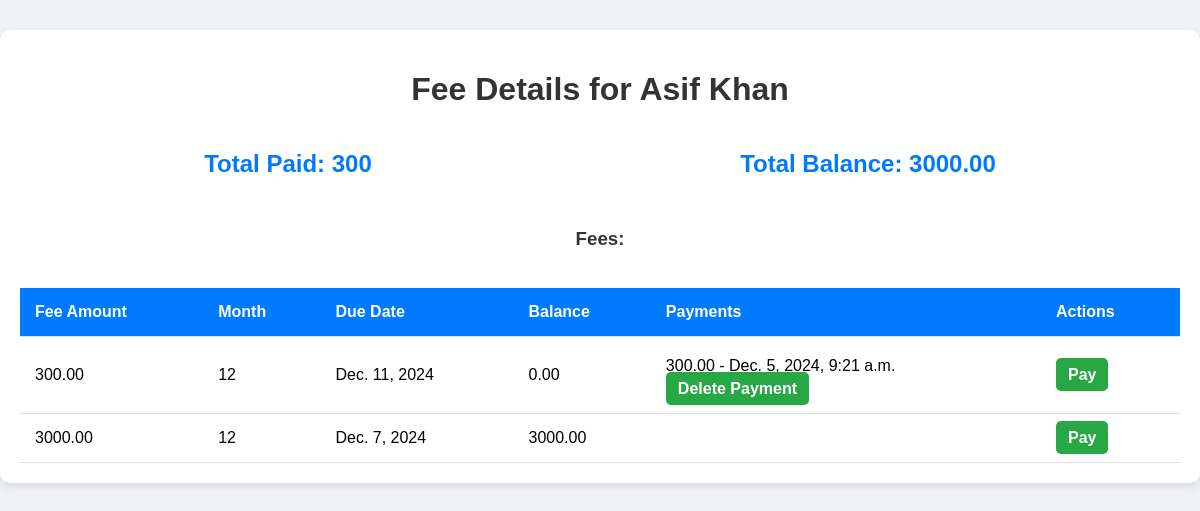
Screenshot of /students-fees/3/fee_details/ (signed in) with the database file from the repository.
### app1/models.py (models this page shows, shortened)
class Student(models.Model):
    user = models.OneToOneField(User, on_delete=models.CASCADE, related_name="student_profile")
    name = models.CharField(max_length=255)
    email = models.EmailField(max_length=255)
    phone_number = models.CharField(max_length=15)
    student_class = models.CharField(max_length=100)
    image = models.ImageField(upload_to='students/')
    authorized = models.BooleanField(default=False)
    roll_no = models.CharField(max_length=20)
    address = models.TextField()
    date_of_birth = models.DateField()
    joining_date = models.DateField()
    mother_name = models.CharField(max_length=255)
    father_name = models.CharField(max_length=255)

class Fee(models.Model):
    student = models.ForeignKey(Student, on_delete=models.CASCADE, related_name="fees")
    total_fee = models.DecimalField(max_digits=10, decimal_places=2)
    due_date = models.DateField()
    paid = models.BooleanField(default=False)
    balance = models.DecimalField(max_digits=10, decimal_places=2, default=0.00)
    added_month = models.PositiveIntegerField()
    added_year = models.PositiveIntegerField()

class FeePayment(models.Model):
    fee = models.ForeignKey(Fee, on_delete=models.CASCADE, related_name="payments")
    amount = models.DecimalField(max_digits=10, decimal_places=2)
    date = models.DateTimeField(default=timezone.now)

### app1/views.py (the view)
# urls.py: path('students-fees/<int:student_id>/fee_details/', views.student_fee_details, name='student_fee_details'),
@staff_member_required
def student_fee_details(request, student_id):
    student = get_object_or_404(Student, id=student_id)
    fees = student.fees.all()
    total_paid = sum(fee.payments.aggregate(total=Sum('amount'))['total'] or 0 for fee in fees)
    total_balance = sum(fee.balance for fee in fees)
    return render(request, 'fee/student_fee_details.html', {
        'student': student,
        'fees': fees,
        'total_paid': total_paid,
        'total_balance': total_balance,
    })

### templates/fee/student_fee_details.html (shortened to what this page needs)
<!DOCTYPE html>
<html lang="en">
<head>
</head>
<body>
    <div class="container">
        <h1>Fee Details for {{ student.name }}</h1>
        <div class="fee-summary">
            <h2>Total Paid: {{ total_paid }}</h2>
            <h2>Total Balance: {{ total_balance }}</h2>
        </div>
        <h3>Fees:</h3>
        <div class="table-wrapper">
            <table>
                <thead>
                    <tr>
                        <th>Fee Amount</th>
                        <th>Month</th>
                        <th>Due Date</th>
                        <th>Balance</th>
                        <th>Payments</th>
                        <th>Actions</th>
                    </tr>
                </thead>
                <tbody>
                    {% for fee in student.fees.all %}
                        <tr>
                            <td>{{ fee.total_fee }}</td>
                            <td>{{ fee.added_month }}</td>
                            <td>{{ fee.due_date }}</td>
                            <td>{{ fee.balance }}</td>
                            <td>
                                <div class="payment-section">
                                    {% for payment in fee.payments.all %}
                                        <p>{{ payment.amount }} - {{ payment.date }}</p>
                                        {% if payment.id %}
                                            <a href="{% url 'delete_fee_payment' payment.id %}">Delete Payment</a>
                                        {% else %}
                                            <p class="no-payment">No Payment ID Available</p>
                                        {% endif %}
                                    {% endfor %}
                                </div>
                            </td>
                            <td>
                                <a href="{% url 'pay_fee_for_student' fee.id %}">Pay</a>
                            </td>
                        </tr>
                    {% endfor %}
                </tbody>
            </table>
        </div>
    </div>
</body>
</html>

### templates/fee/student_fee_details.html (style rules this page uses)
body { font-family: 'Arial', sans-serif; background-color: #f0f2f5; margin: 0; padding: 0; }
h1, h2, h3 { color: #333; text-align: center; }
.container { max-width: 1200px; margin: 30px auto; padding: 20px; background-color: #fff; border-radius: 10px; box-shadow: 0 4px 8px rgba(0, 0, 0, 0.1); }
.fee-summary { display: flex; justify-content: space-around; margin-bottom: 30px; }
.fee-summary h2 { color: #007bff; }
.table-wrapper { overflow-x: auto; }
table { width: 100%; border-collapse: collapse; margin-top: 20px; }
th, td { padding: 15px; text-align: left; border-bottom: 1px solid #ddd; }
th { background-color: #007bff; color: white; font-size: 16px; }
td a { text-decoration: none; color: #fff; background-color: #28a745; padding: 8px 12px; border-radius: 5px; font-weight: bold; margin-right: 10px; transition: background-color 0.3s; }
.payment-section p { margin: 5px 0; }

### rows the page displays
Student: name "Asif Khan"
Fee: total_fee "300.00", added_month "12", due_date "Dec. 11, 2024", balance "0.00"
FeePayment: amount "300.00", date "Dec. 5, 2024, 9:21 a.m.", shows "Delete Payment"
Fee: total_fee "3000.00", added_month "12", due_date "Dec. 7, 2024", balance "3000.00"

### other values shown
{{ total_paid }} "300"
{{ total_balance }} "3000.00"
